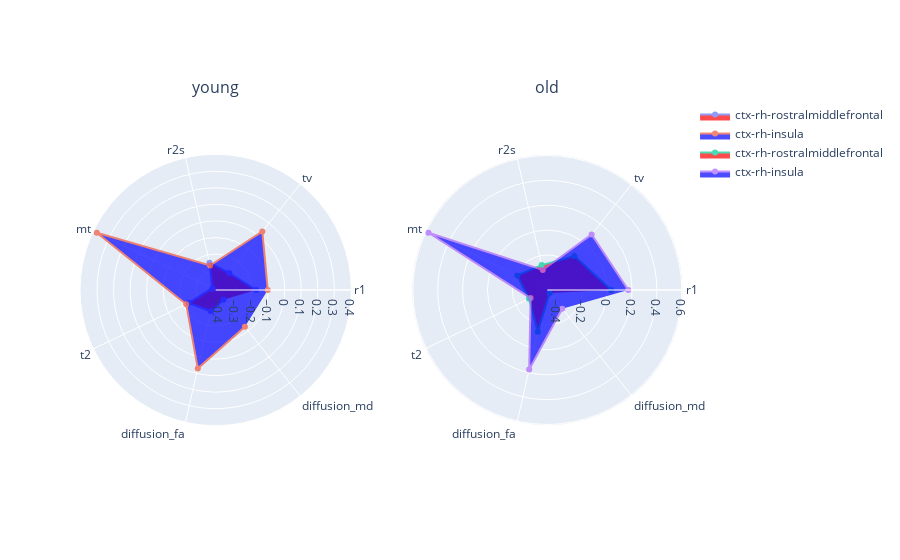
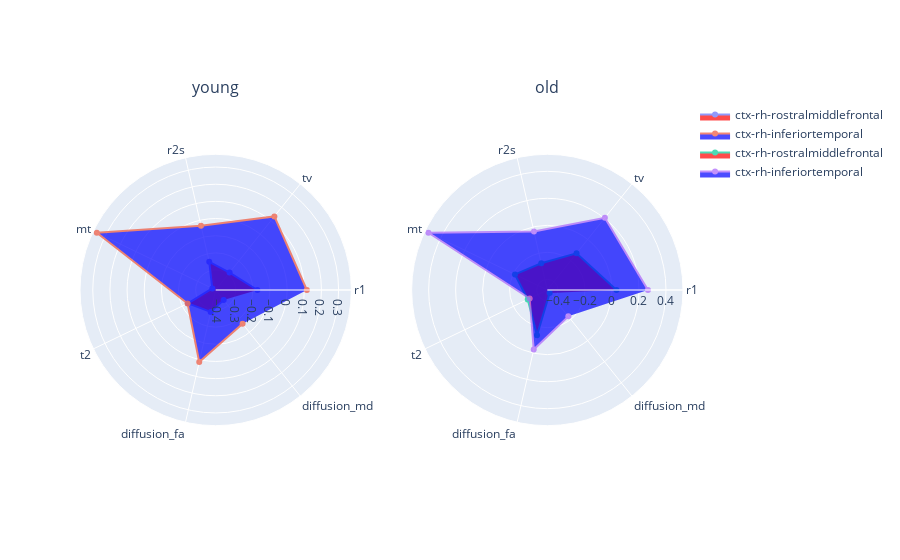
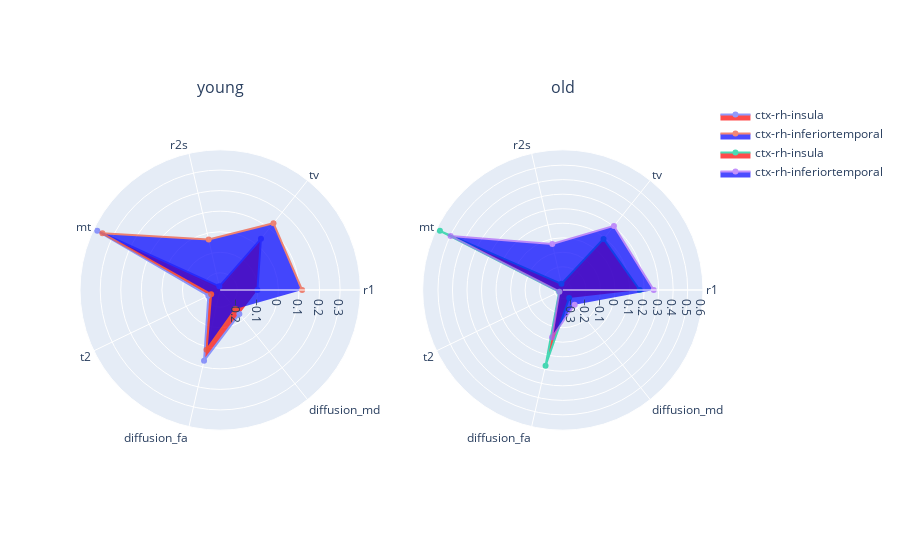
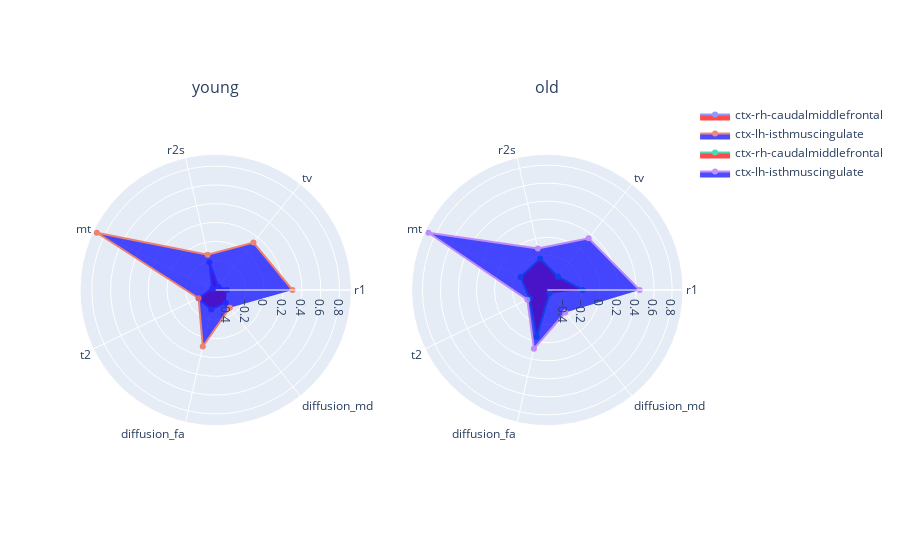

Notebook source saved alongside these figures, in order:
### Code cell
%autoreload 2
rois = [('ctx-rh-rostralmiddlefrontal', 'ctx-rh-insula'), ('ctx-rh-rostralmiddlefrontal', 'ctx-rh-inferiortemporal'),
         ('ctx-rh-insula', 'ctx-rh-inferiortemporal'), ('ctx-rh-caudalmiddlefrontal', 'ctx-lh-isthmuscingulate'), ('ctx-rh-parstriangularis', 'ctx-rh-caudalanteriorcingulate')]
for roi_pair in rois:
    StatisticsWrapper.show_rois_differences_in_polar(young_subjects_z_score, old_subjects_z_score, roi_pair[0], roi_pair[1], params_to_work_with, ('young', 'old'))

### Figure 1 — Plotly figure (JSON) as saved in the notebook; plotly's stock layout.template omitted (floating-point values rounded to 4 significant figures)
{"data": [{"fill": "toself", "fillcolor": "red", "name": "ctx-rh-rostralmiddlefrontal", "opacity": 0.7, "r": [-0.1732, -0.2863, -0.2478, -0.3945, -0.2368, -0.2853, -0.3415], "subplot": "polar", "theta": ["r1", "tv", "r2s", "mt", "t2", "diffusion_fa", "diffusion_md"], "type": "scatterpolar"}, {"fill": "toself", "fillcolor": "blue", "name": "ctx-rh-insula", "opacity": 0.7, "r": [-0.1023, 0.03479, -0.2651, 0.3801, -0.2197, 0.06901, -0.1337], "subplot": "polar", "theta": ["r1", "tv", "r2s", "mt", "t2", "diffusion_fa", "diffusion_md"], "type": "scatterpolar"}, {"fill": "toself", "fillcolor": "red", "name": "ctx-rh-rostralmiddlefrontal", "opacity": 0.7, "r": [0.03339, -0.1319, -0.2759, -0.213, -0.3177, -0.1362, -0.4513], "subplot": "polar2", "theta": ["r1", "tv", "r2s", "mt", "t2", "diffusion_fa", "diffusion_md"], "type": "scatterpolar"}, {"fill": "toself", "fillcolor": "blue", "name": "ctx-rh-insula", "opacity": 0.7, "r": [0.1696, 0.08999, -0.3161, 0.5796, -0.3321, 0.1745, -0.2895], "subplot": "polar2", "theta": ["r1", "tv", "r2s", "mt", "t2", "diffusion_fa", "diffusion_md"], "type": "scatterpolar"}], "layout": {"annotations": [{"font": {"size": 16}, "showarrow": false, "text": "young", "x": 0.225, "xanchor": "center", "xref": "paper", "y": 1, "yanchor": "bottom", "yref": "paper"}, {"font": {"size": 16}, "showarrow": false, "text": "old", "x": 0.775, "xanchor": "center", "xref": "paper", "y": 1, "yanchor": "bottom", "yref": "paper"}], "polar": {"domain": {"x": [0, 0.45], "y": [0, 1]}, "radialaxis": {"visible": true}}, "polar2": {"domain": {"x": [0.55, 1], "y": [0, 1]}, "radialaxis": {"visible": true}}}}

### Figure 2 — Plotly figure (JSON) as saved in the notebook; plotly's stock layout.template omitted (floating-point values rounded to 4 significant figures)
{"data": [{"fill": "toself", "fillcolor": "red", "name": "ctx-rh-rostralmiddlefrontal", "opacity": 0.7, "r": [-0.1732, -0.2863, -0.2478, -0.3945, -0.2368, -0.2853, -0.3415], "subplot": "polar", "theta": ["r1", "tv", "r2s", "mt", "t2", "diffusion_fa", "diffusion_md"], "type": "scatterpolar"}, {"fill": "toself", "fillcolor": "blue", "name": "ctx-rh-inferiortemporal", "opacity": 0.7, "r": [0.1151, 0.1323, -0.03172, 0.3525, -0.2346, 0.01428, -0.1648], "subplot": "polar", "theta": ["r1", "tv", "r2s", "mt", "t2", "diffusion_fa", "diffusion_md"], "type": "scatterpolar"}, {"fill": "toself", "fillcolor": "red", "name": "ctx-rh-rostralmiddlefrontal", "opacity": 0.7, "r": [0.03339, -0.1319, -0.2759, -0.213, -0.3177, -0.1362, -0.4513], "subplot": "polar2", "theta": ["r1", "tv", "r2s", "mt", "t2", "diffusion_fa", "diffusion_md"], "type": "scatterpolar"}, {"fill": "toself", "fillcolor": "blue", "name": "ctx-rh-inferiortemporal", "opacity": 0.7, "r": [0.2664, 0.2046, -0.03459, 0.4982, -0.3339, -0.02637, -0.2294], "subplot": "polar2", "theta": ["r1", "tv", "r2s", "mt", "t2", "diffusion_fa", "diffusion_md"], "type": "scatterpolar"}], "layout": {"annotations": [{"font": {"size": 16}, "showarrow": false, "text": "young", "x": 0.225, "xanchor": "center", "xref": "paper", "y": 1, "yanchor": "bottom", "yref": "paper"}, {"font": {"size": 16}, "showarrow": false, "text": "old", "x": 0.775, "xanchor": "center", "xref": "paper", "y": 1, "yanchor": "bottom", "yref": "paper"}], "polar": {"domain": {"x": [0, 0.45], "y": [0, 1]}, "radialaxis": {"visible": true}}, "polar2": {"domain": {"x": [0.55, 1], "y": [0, 1]}, "radialaxis": {"visible": true}}}}

### Figure 3 — Plotly figure (JSON) as saved in the notebook; plotly's stock layout.template omitted (floating-point values rounded to 4 significant figures)
{"data": [{"fill": "toself", "fillcolor": "red", "name": "ctx-rh-insula", "opacity": 0.7, "r": [-0.1023, 0.03479, -0.2651, 0.3801, -0.2197, 0.06901, -0.1337], "subplot": "polar", "theta": ["r1", "tv", "r2s", "mt", "t2", "diffusion_fa", "diffusion_md"], "type": "scatterpolar"}, {"fill": "toself", "fillcolor": "blue", "name": "ctx-rh-inferiortemporal", "opacity": 0.7, "r": [0.1151, 0.1323, -0.03172, 0.3525, -0.2346, 0.01428, -0.1648], "subplot": "polar", "theta": ["r1", "tv", "r2s", "mt", "t2", "diffusion_fa", "diffusion_md"], "type": "scatterpolar"}, {"fill": "toself", "fillcolor": "red", "name": "ctx-rh-insula", "opacity": 0.7, "r": [0.1696, 0.08999, -0.3161, 0.5796, -0.3321, 0.1745, -0.2895], "subplot": "polar2", "theta": ["r1", "tv", "r2s", "mt", "t2", "diffusion_fa", "diffusion_md"], "type": "scatterpolar"}, {"fill": "toself", "fillcolor": "blue", "name": "ctx-rh-inferiortemporal", "opacity": 0.7, "r": [0.2664, 0.2046, -0.03459, 0.4982, -0.3339, -0.02637, -0.2294], "subplot": "polar2", "theta": ["r1", "tv", "r2s", "mt", "t2", "diffusion_fa", "diffusion_md"], "type": "scatterpolar"}], "layout": {"annotations": [{"font": {"size": 16}, "showarrow": false, "text": "young", "x": 0.225, "xanchor": "center", "xref": "paper", "y": 1, "yanchor": "bottom", "yref": "paper"}, {"font": {"size": 16}, "showarrow": false, "text": "old", "x": 0.775, "xanchor": "center", "xref": "paper", "y": 1, "yanchor": "bottom", "yref": "paper"}], "polar": {"domain": {"x": [0, 0.45], "y": [0, 1]}, "radialaxis": {"visible": true}}, "polar2": {"domain": {"x": [0.55, 1], "y": [0, 1]}, "radialaxis": {"visible": true}}}}

### Figure 4 — Plotly figure (JSON) as saved in the notebook; plotly's stock layout.template omitted (floating-point values rounded to 4 significant figures)
{"data": [{"fill": "toself", "fillcolor": "red", "name": "ctx-rh-caudalmiddlefrontal", "opacity": 0.7, "r": [-0.4002, -0.4731, -0.2159, -0.4784, -0.3147, -0.3049, -0.3458], "subplot": "polar", "theta": ["r1", "tv", "r2s", "mt", "t2", "diffusion_fa", "diffusion_md"], "type": "scatterpolar"}, {"fill": "toself", "fillcolor": "blue", "name": "ctx-lh-isthmuscingulate", "opacity": 0.7, "r": [0.2989, 0.1269, -0.1344, 0.8857, -0.3165, 0.09883, -0.2763], "subplot": "polar", "theta": ["r1", "tv", "r2s", "mt", "t2", "diffusion_fa", "diffusion_md"], "type": "scatterpolar"}, {"fill": "toself", "fillcolor": "red", "name": "ctx-rh-caudalmiddlefrontal", "opacity": 0.7, "r": [-0.1928, -0.3961, -0.2284, -0.2557, -0.3672, -0.05434, -0.5444], "subplot": "polar2", "theta": ["r1", "tv", "r2s", "mt", "t2", "diffusion_fa", "diffusion_md"], "type": "scatterpolar"}, {"fill": "toself", "fillcolor": "blue", "name": "ctx-lh-isthmuscingulate", "opacity": 0.7, "r": [0.4387, 0.1491, -0.113, 0.8785, -0.3394, 0.08231, -0.2669], "subplot": "polar2", "theta": ["r1", "tv", "r2s", "mt", "t2", "diffusion_fa", "diffusion_md"], "type": "scatterpolar"}], "layout": {"annotations": [{"font": {"size": 16}, "showarrow": false, "text": "young", "x": 0.225, "xanchor": "center", "xref": "paper", "y": 1, "yanchor": "bottom", "yref": "paper"}, {"font": {"size": 16}, "showarrow": false, "text": "old", "x": 0.775, "xanchor": "center", "xref": "paper", "y": 1, "yanchor": "bottom", "yref": "paper"}], "polar": {"domain": {"x": [0, 0.45], "y": [0, 1]}, "radialaxis": {"visible": true}}, "polar2": {"domain": {"x": [0.55, 1], "y": [0, 1]}, "radialaxis": {"visible": true}}}}
